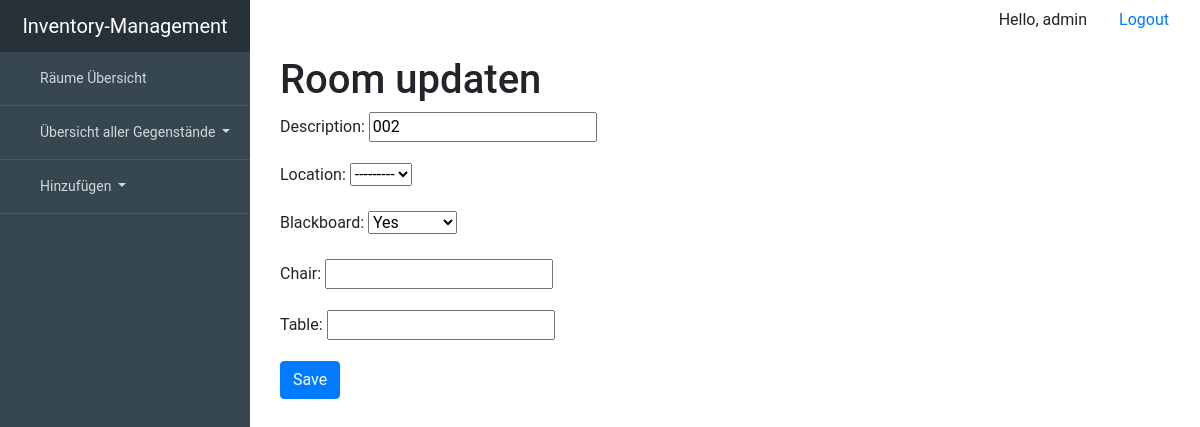
/update/room/002/ (signed in), run on the app's committed database.
### inventory_managementsentials/models.py (models this page shows, shortened)
class Room(models.Model):
    description = models.CharField(max_length=99, unique=True, primary_key=True)
    location = models.ForeignKey('Location', null=True, on_delete=models.SET_NULL, blank=True)
    blackboard = models.BooleanField(blank=True, null=True)
    chair = models.DecimalField(blank=True, max_digits=3, decimal_places=0, null=True)
    table = models.DecimalField(blank=True, max_digits=3, decimal_places=0, null=True)
    class Meta:
        verbose_name = "room"
        verbose_name_plural = "rooms"

### inventory_managementsentials/views.py (the view)
# urls.py: url(r'^update/room/(?P<pk>.+)/$', room_update_view, name='UpdateRoom'),
@login_required(login_url='inventory_managementsentials:login')
def room_update_view(request, pk):
    instance = get_object_or_404(Room, description=pk)
    form = RoomForm(request.POST or None, instance=instance)
    if form.is_valid():
        form.save()
        return redirect('inventory_managementsentials:room', pk)
    context = {'form': form}
    return render(request, 'inventory_managementsentials/update/update_room.html', context)

### inventory_managementsentials/forms.py
class RoomForm(forms.ModelForm):
    class Meta:
        model = Room
        fields = [
            'description',
            'location',
            'blackboard',
            'chair',
            'table'
        ]

### inventory_managementsentials/templates/inventory_managementsentials/update/update_room.html (shortened to what this page needs)
{% extends "inventory_managementsentials/base.html" %}
{% block content %}
<div class="container">
    <header>
        <div class="editor-indent">
            <div class="inner">
                <h1>Room updaten </h1>
            </div>
        </div>
    </header>
    <form method="POST">{% csrf_token %}
        {{ form.as_p }}
        <input class="btn btn-primary" type="submit" value="Save">
    </form>
</div>
{% endblock %}

### inventory_managementsentials/templates/inventory_managementsentials/base.html (shortened to what this page needs)
{% load static %}
<!DOCTYPE html>
<html lang="de">
<head>
    <link rel="stylesheet"
          href="https://stackpath.bootstrapcdn.com/bootstrap/4.4.1/css/bootstrap.min.css"
>
</head>
<body>
<div id="viewport">
  <div id="sidebar">
    <header>
      <a href="#">Inventory-Management</a>
    </header>
    <ul class="nav flex-column">
      <li class="nav-item">
        <a class="nav-link" href="{% url 'inventory_managementsentials:RoomView' %}">
           Räume Übersicht
        </a>
      </li>
        <li class="nav-item dropdown">
      <a class="nav-link dropdown-toggle" href="#" id="navbardrop" data-toggle="dropdown">
          Übersicht aller Gegenstände
      </a>
    </li>
        <li class="nav-item dropdown">
      <a class="nav-link dropdown-toggle" href="#" id="navbardrop" data-toggle="dropdown">
          Hinzufügen
      </a>
    </li>
    </ul>
  </div>
      <div class="container">
        <ul class="nav justify-content-end">
            <li class="nav-item">
                <p class="nav-link">Hello, {{ request.user }}</p>
            </li>
          <li class="nav-item">
            <a class="nav-link" href="{% url 'inventory_managementsentials:logout' %}">Logout</a>
          </li>
        </ul>
      </div>
<div id="content">
    <div class="container-fluid">
      {% block content %}
      {% endblock content %}
    </div>
  </div>
</div>
</body>
</html>

### inventory_managementsentials/templates/inventory_managementsentials/base.html (style rules this page uses)
body { overflow-x: hidden; font-family: 'Roboto', sans-serif; font-size: 16px; }
#viewport { padding-left: 250px; -webkit-transition: all 0.5s ease; -moz-transition: all 0.5s ease; -o-transition: all 0.5s ease; transition: all 0.5s ease; }
#content { width: 100%; position: relative; margin-right: 0; }
#sidebar { z-index: 1000; position: fixed; left: 250px; width: 250px; height: 100%; margin-left: -250px; overflow-y: auto; background: #37474F; -webkit-transition: all 0.5s ease; -moz-transition: all 0.5s ease; -o-transition: all 0.5s ease; transition: all 0.5s ease; }
#sidebar header { background-color: #263238; font-size: 20px; line-height: 52px; text-align: center; }
#sidebar header a { color: #fff; display: block; text-decoration: none; }
#sidebar .nav a { background: none; border-bottom: 1px solid #455A64; color: #CFD8DC; font-size: 14px; padding: 16px 24px; }

### data on the page
Room: description "002", location "---------", blackboard "Yes"

### other printed values
{{ request.user }} "admin"
